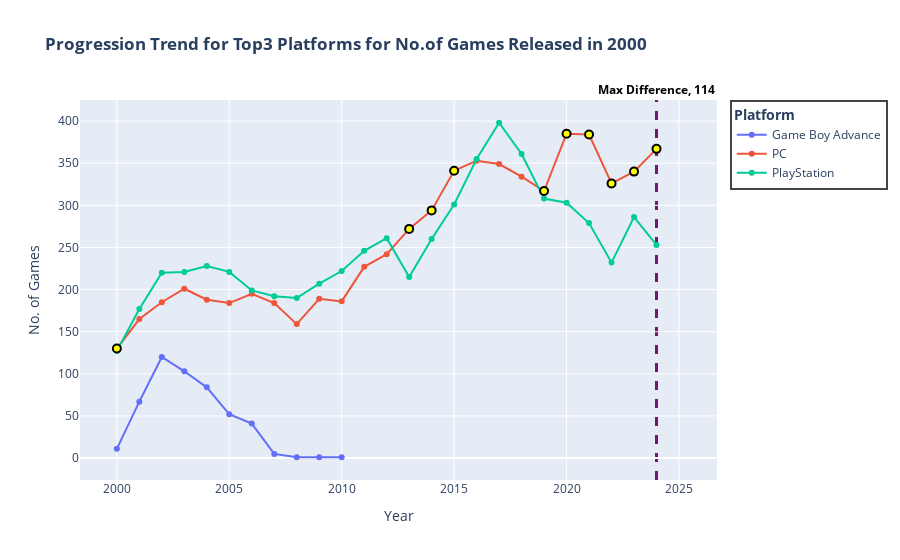

Write notebook code for a chart like this one.
### Code cell
#identify the top 3 platforms which benefitted the most during the peak growth period, (2000 to 2001)
#and how that platform has progressed since then until year 2024 by number of games released

case_df = df_exploded.copy()
case_df['Year'] = case_df['releaseDate'].dt.year
peak_df = case_df[case_df['Year'] == 2001]
top3_platform = peak_df.groupby('platform_list')['id'].nunique().nlargest(3)

#get top3 platform in terms of number of games released in 2001, and their progression from 2000 to 2024
#playstation series such as 'PlayStation 1', 'Playstation 3' are grouped together as they belong to same platform group
case_df = case_df[(case_df['Year'] >= 2000) & (case_df['Year'] != 2025)]
games_no_df = case_df[case_df['platform_list'].isin(top3_platform.index)]
games_no_df = games_no_df.groupby(['Year','platform_list'])['id'].nunique().reset_index(name='count')

#get the years in which PC number of games released overtakes PlayStation
pivot_df = games_no_df.pivot(index='Year', columns='platform_list', values='count').fillna(0)
pivot_df['overtake'] = pivot_df['PC'] > pivot_df['PlayStation']
pivot_df['difference'] = pivot_df['PC'] - pivot_df['PlayStation']
pivot_df['difference'] = pivot_df['difference'].astype(int)
overtake_year = pivot_df[pivot_df['overtake'] == True]
overtake_year = overtake_year.reset_index()

fig = px.line(games_no_df, x='Year', y='count', color = 'platform_list', markers=True, 
              title='<b>Progression Trend for Top3 Platforms for No.of Games Released in 2000</b>',
              labels={'count':'No. of Games', 'platform_list':'Platform'})
fig.add_scatter(
    x=overtake_year['Year'],
    y=overtake_year['PC'], 
    mode='markers',
    marker=dict(size=8, color='yellow', line=dict(color='black', width=2)),
    showlegend=False, 
    hoverinfo='skip'
)
#find the year in which the positive difference for PC, between PC and Playstation
max_diff = overtake_year['difference'].idxmax()
fig.add_vline(
    x=overtake_year.loc[max_diff,'Year'], 
    line_width=3, 
    line_dash='dash',
    line_color="#73166F", 
    layer='below',
    annotation_text=f'Max Difference, {overtake_year.loc[max_diff, 'difference']}', 
    annotation_position='top',
    annotation_font=dict(size=12, weight='bold', color='black')
)
fig.update_layout(legend=dict(borderwidth=2, title_text='<b>Platform</b>'))
fig.show()  

#case_df.loc[:,'platform_list'] = case_df['platform_list'].str.replace(r'PlayStation \d+', 'PlayStation', regex=True)

#This graph shows the progression trend for the top 3 platforms in terms of number of games released during the peak period
#Based on this graph, GBA console only had a short period of success, which is followed by progressive declination and discontinuation of the console
#On the other hand, the PlayStation console has performed better than where it began up until 2024 by releasing newer models for their console series
#From year 2001 up until 2011, PlayStation has always had the upper hand against PC, whilst PC dominated in the more recent years

### Figure 1 — Plotly figure (JSON) as saved in the notebook; plotly's stock layout.template omitted (floating-point values rounded to 4 significant figures)
{"data": [{"hovertemplate": "Platform=Game Boy Advance<br>Year=%{x}<br>No. of Games=%{y}<extra></extra>", "legendgroup": "Game Boy Advance", "line": {"color": "#636efa", "dash": "solid"}, "marker": {"symbol": "circle"}, "mode": "lines+markers", "name": "Game Boy Advance", "orientation": "v", "showlegend": true, "type": "scatter", "x": [2000, 2001, 2002, 2003, 2004, 2005, 2006, 2007, 2008, 2009, 2010], "xaxis": "x", "y": [11, 67, 120, 103, 84, 52, 41, 5, 1, 1, 1], "yaxis": "y"}, {"hovertemplate": "Platform=PC<br>Year=%{x}<br>No. of Games=%{y}<extra></extra>", "legendgroup": "PC", "line": {"color": "#EF553B", "dash": "solid"}, "marker": {"symbol": "circle"}, "mode": "lines+markers", "name": "PC", "orientation": "v", "showlegend": true, "type": "scatter", "x": [2000, 2001, 2002, 2003, 2004, 2005, 2006, 2007, 2008, 2009, 2010, 2011, 2012, 2013, 2014, 2015, 2016, 2017, 2018, 2019, 2020, 2021, 2022, 2023, 2024], "xaxis": "x", "y": [130, 165, 185, 201, 188, 184, 195, 184, 159, 189, 186, 227, 242, 272, 294, 341, 353, 349, 334, 317, 385, 384, 326, 340, 367], "yaxis": "y"}, {"hovertemplate": "Platform=PlayStation<br>Year=%{x}<br>No. of Games=%{y}<extra></extra>", "legendgroup": "PlayStation", "line": {"color": "#00cc96", "dash": "solid"}, "marker": {"symbol": "circle"}, "mode": "lines+markers", "name": "PlayStation", "orientation": "v", "showlegend": true, "type": "scatter", "x": [2000, 2001, 2002, 2003, 2004, 2005, 2006, 2007, 2008, 2009, 2010, 2011, 2012, 2013, 2014, 2015, 2016, 2017, 2018, 2019, 2020, 2021, 2022, 2023, 2024], "xaxis": "x", "y": [127, 177, 220, 221, 228, 221, 199, 192, 190, 207, 222, 246, 261, 215, 260, 301, 355, 398, 361, 308, 303, 279, 232, 286, 253], "yaxis": "y"}, {"hoverinfo": "skip", "marker": {"color": "yellow", "line": {"color": "black", "width": 2}, "size": 8}, "mode": "markers", "showlegend": false, "type": "scatter", "x": [2000, 2013, 2014, 2015, 2019, 2020, 2021, 2022, 2023, 2024], "y": [130.0, 272.0, 294.0, 341.0, 317.0, 385.0, 384.0, 326.0, 340.0, 367.0]}], "layout": {"annotations": [{"font": {"color": "black", "size": 12, "weight": "bold"}, "showarrow": false, "text": "Max Difference, 114", "x": 2024, "xanchor": "center", "xref": "x", "y": 1, "yanchor": "bottom", "yref": "y domain"}], "legend": {"borderwidth": 2, "title": {"text": "<b>Platform</b>"}, "tracegroupgap": 0}, "shapes": [{"layer": "below", "line": {"color": "#73166F", "dash": "dash", "width": 3}, "type": "line", "x0": 2024, "x1": 2024, "xref": "x", "y0": 0, "y1": 1, "yref": "y domain"}], "title": {"text": "<b>Progression Trend for Top3 Platforms for No.of Games Released in 2000</b>"}, "xaxis": {"anchor": "y", "domain": [0, 1], "title": {"text": "Year"}}, "yaxis": {"anchor": "x", "domain": [0, 1], "title": {"text": "No. of Games"}}}}
